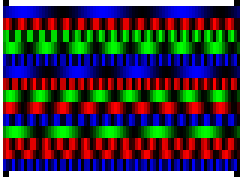
%> input picture ECE352_lab/Lab2/Lab2/color_bars_2.bmp, 80 x 60 px (shown 3 times larger)
$ octave Part1.m   (GNU Octave 9; MATLAB toolbox functions it lacks are replaced by stand-ins)
%> lines starting %> are read from the running program, lines starting %| are printed output that depends on the picture
%Author: Rattanai Sawaspnaich
%Co-Author: Elliott Highfile
%Oregon State University ECE 353

clear all
close all

%Change these var if you needed
Ds = 11/80; %inch per pixel  --- AKA 25 cycles on the page
k_max = 2;  %number of max to be found
css_num_max = 5; %The closest N-th element to WANTED will be chosen
WANTED = 2.25; %freq to be found


pic = imread('color_bars_2.bmp', 'BMP');  %for loaing the pic
%> pic is the input picture: size 60x80x3 uint8; mean R, G, B 63, 56.9, 65.4

r = pic(:,:,1);
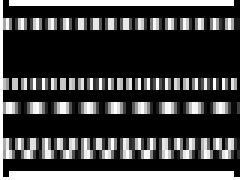
%> r: size 60x80 uint8 (shown 3 times larger); min 0, max 255, mean 63
g = pic(:,:,2);
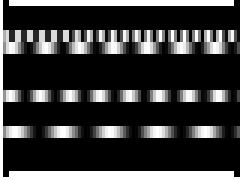
%> g: size 60x80 uint8 (shown 3 times larger); min 0, max 255, mean 56.9
b = pic(:,:,3);
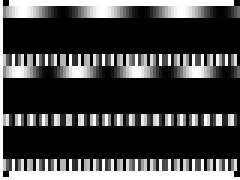
%> b: size 60x80 uint8 (shown 3 times larger); min 0, max 255, mean 65.4
%gpic = rgb2gray(r);

figure
imshow(r)

%%%%%%%%%%%%%%%%%%%%%%%%%%%%%%%%%%%%%%

curPix = 4; %cut out the white col at the top
cnt = 1;

while curPix < 57
    %turning pic into R/G/B scale
    R = fft(r(curPix,:));
    G = fft(g(curPix,:));
    B = fft(b(curPix,:));

    %ignoring the first peak b/c of the DC sig
    RR = abs(R(:,2:length(R)));
    GG = abs(G(:,2:length(G)));
    BB = abs(B(:,2:length(B)));
    k = linspace(0, (1/(2*Ds)) , length( r(1,:) ) -1 ); %k scale

    for j = 1:k_max  %look for the top K_MAX numbers of  max values (per row)
        [Mx, MxI] = max(RR); %for red
        %k(1,MxI)  %uncomment this go get the magnitute at the k value
        Max_val_r(j) = k(1,MxI);
        RR(MxI) = -Inf;

        [Mx, MxI] = max(GG); %for green
        Max_val_g(j) = k(1,MxI);
        GG(MxI) = -Inf;

        [Mx, MxI] = max(BB); %for green
        Max_val_b(j) = k(1,MxI);
        BB(MxI) = -Inf;
    end

    k_MAX(cnt,:,1) = Max_val_r(:);
    k_MAX(cnt,:,2) = Max_val_g(:);
    k_MAX(cnt,:,3) = Max_val_b(:);

    % [21 lines of commented-out code are left out]
    cnt = cnt +1;
    curPix = curPix +4;
end
%> after the loop, Max_val_b = [1.31 2.33]; Max_val_g = [0 0.0466]; Max_val_r = [0 0.0466]; cnt = 15; curPix = 60

%find the the closest value of k_MAX to WANTED
%FIXME: This algorithm assume the k_MAX only contain the highest peaks
s_k = size(k_MAX);
%> s_k = [14 2 3]
csr_row = 1;
for i = 1:s_k(3)
    for j = 1:s_k(1)
        [Mn, MnI] = min (abs(k_MAX(j,:,i) - WANTED))
        %Each row of Closest = [Min_rowNum | Min_colNum | Min_DimNum | Min_val ]
        Closer(csr_row,1) = j;
        Closer(csr_row,2) = MnI;
        Closer(csr_row,3) = i;
        Closer(csr_row,4) = Mn;
        csr_row = csr_row+1;
    end
end
%> this loop made 3 passes
%> after the loop, Closer = 42 rows, first 8: [1 2 1 2.2; 2 2 1 0.687; 3 2 1 2.2; 4 2 1 2.2; 5 2 1 2.2; 6 2 1 2.2; 7 2 1 0.267; 8 2 1 2.2]; csr_row = 43

k = linspace(0, (1/(2*Ds)) , length( r(1,:) ) -1 ); %k scale
%> k = 79 values from 0 to 3.64
for kcnt = 1:css_num_max
    [Mc, McI]= min(Closer(:,4));
    for i = 1:4
        Closest(kcnt,i) = Closer(McI,i);
    end
    Closer(McI,4) = Inf;

    %Plotting stuff
    if Closest(kcnt,3) == 1 %graping red
        r = pic(:,:,1);
        curPix = 4*Closest(kcnt,1);
        R = fft(r(curPix,:));
        RR = abs(R(:,2:length(R)));
        figure
        stem(k, RR)
        tlt = sprintf('Rank: %d \n Red row# %d',kcnt,Closest(kcnt,1));
        title(tlt)
    elseif Closest(kcnt,3) == 2 %graphing green
        g = pic(:,:,2);
        curPix = 4*Closest(kcnt,1);
        G = fft(g(curPix,:));
        GG = abs(G(:,2:length(R)));
        figure
        stem(k, GG)
        tlt = sprintf('Rank: %d \n Green row# %d',kcnt,Closest(kcnt,1));
        title(tlt)
    elseif Closest(kcnt,3) == 3 %graphing blue
        b = pic(:,:,3);
        curPix = 4*Closest(kcnt,1);
        B = fft(b(curPix,:));
        BB = abs(B(:,2:length(R)));
        figure
        stem(k, BB)
        tlt = sprintf('Rank: %d \n Green row# %d',kcnt,Closest(kcnt,1));
        title(tlt)
    end %end of plotting
end
%> this loop made 5 passes
%> (Mc, McI, curPix) on passes 1 to 5: (0.081, 33, 20), (0.081, 42, 56), (0.267, 7, 28), (0.501, 17, 12), (0.547, 38, 40)
%> pass 1, `title(tlt)`:
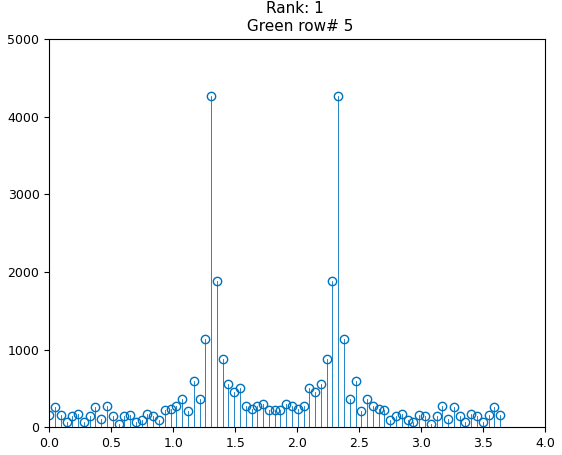
%> figure redrawn from the program's plot data; highest point at x = 1.31, y = 4267.4
%> after the loop, BB = 79 values, max 4680.4 at index 19, min 44.31 at index 3, mean 371.5; Closer = 42 rows, first 8: [1 2 1 2.2; 2 2 1 0.687; 3 2 1 2.2; 4 2 1 2.2; 5 2 1 2.2; 6 2 1 2.2; 7 2 1 Inf; 8 2 1 2.2]; Closest = [5 2 3 0.081; 14 2 3 0.081; 7 2 1 0.267; 3 2 2 0.501; 10 2 3 0.547]; GG = 79 values, max 4603.3 at index 20, min 60.49 at index 10, mean 374.5; RR = 79 values, max 4505.2 at index 25, min 35.71 at index 9, mean 390.4
disp('Closest: [ Min_rowNum | Min_colNum | Min_dimNum | Min_diff ]');
Closest

%%%%%%%%%%%%%%%%%%%%%%%%%%%%%%%%%%%%%

$ run again, with ECE352_lab/Lab2/Lab2/color_bars.bmp copied over ECE352_lab/Lab2/Lab2/color_bars_2.bmp
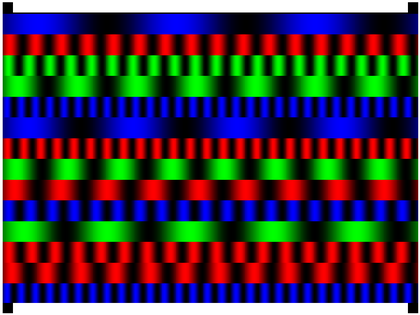
%> input picture ECE352_lab/Lab2/Lab2/color_bars.bmp, 420 x 315 px, shrunk from 940 x 706 before the run
%> pic is the input picture: size 315x420x3 uint8; mean R, G, B 63.1, 54.9, 62.7
%> `b = pic(:,:,3);`:
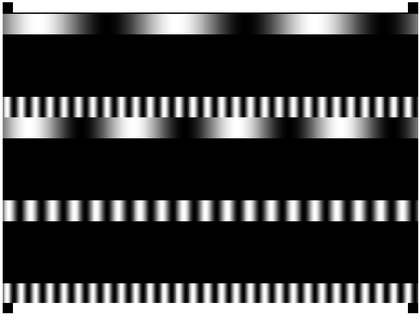
%> b: size 315x420 uint8; min 0, max 255, mean 62.7
%> after the loop `while curPix < 57`: Max_val_b = [0 3.64]; Max_val_g = [0.165 3.47]; Max_val_r = [0.13 3.51]; cnt = 15; curPix = 60
%> s_k = [14 2 3]
%> the loop `for i = 1:s_k(3)` made 3 passes
%> after the loop `for i = 1:s_k(3)`: Closer = 42 rows, first 8: [1 2 1 1.39; 2 2 1 1.39; 3 2 1 1.39; 4 2 1 1.39; 5 2 1 1.39; 6 2 1 1.39; 7 2 1 1.39; 8 2 1 1.39]; csr_row = 43
%> k = 419 values from 0 to 3.64
%> the loop `for kcnt = 1:css_num_max` made 5 passes
%> (Mc, McI, curPix) on passes 1 to 5: (1.22, 28, 56), (1.26, 9, 36), (1.26, 10, 40), (1.26, 11, 44), (1.26, 12, 48)
%> pass 2, `title(tlt)`:
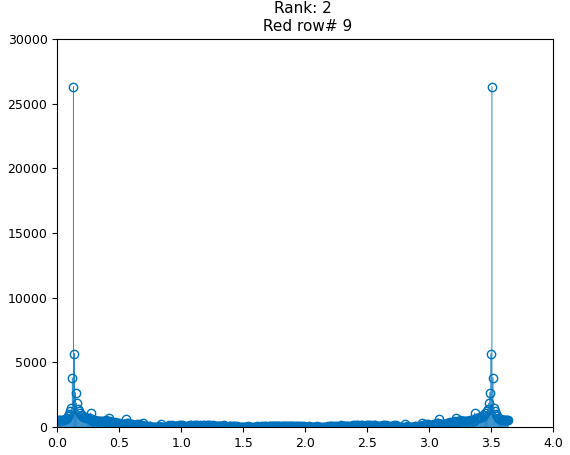
%> figure redrawn from the program's plot data; highest point at x = 0.13, y = 26313.1
%> after the loop `for kcnt = 1:css_num_max`: Closest = [14 2 2 1.22; 9 2 1 1.26; 10 2 1 1.26; 11 2 1 1.26; 12 2 1 1.26]; GG = 419 values, max 16476.3 at index 20, min 1.61 at index 176, mean 402.8; RR = 419 values, max 25258.7 at index 16, min 1.38 at index 94, mean 421.3
